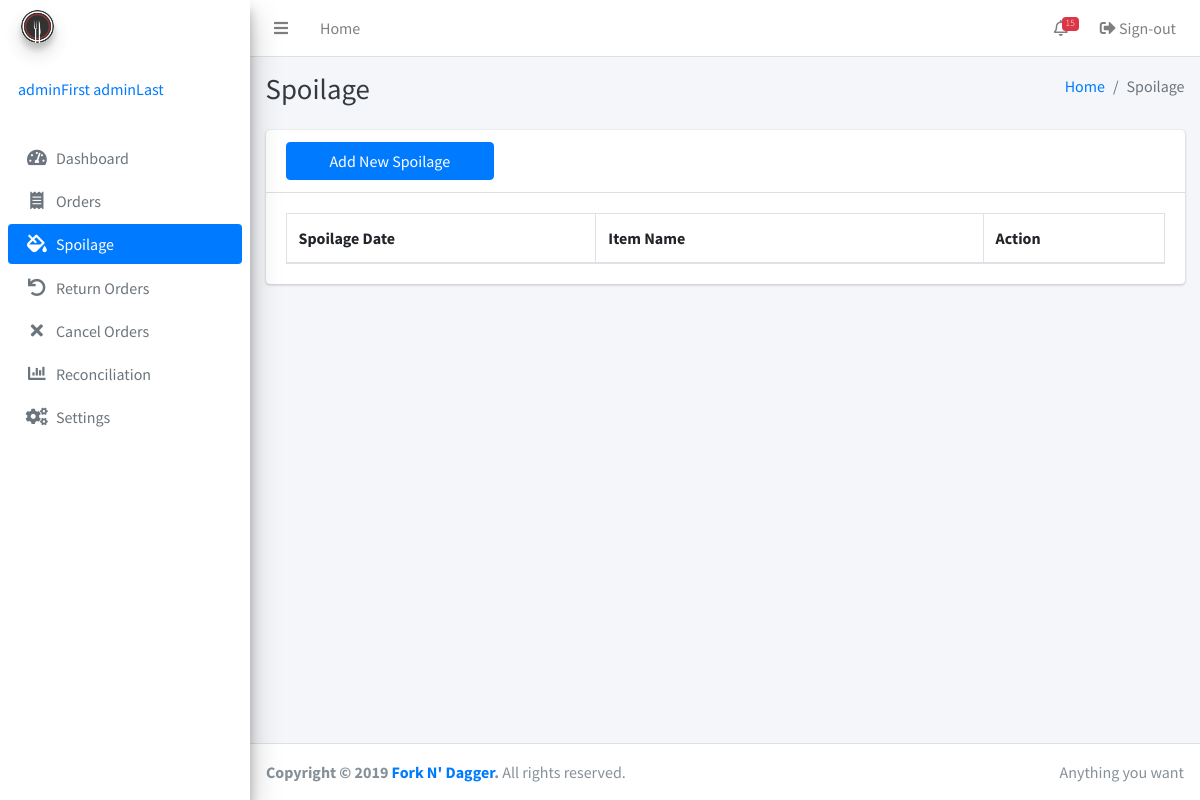
The page /spoilage.php (signed in) on the database as committed earlier.
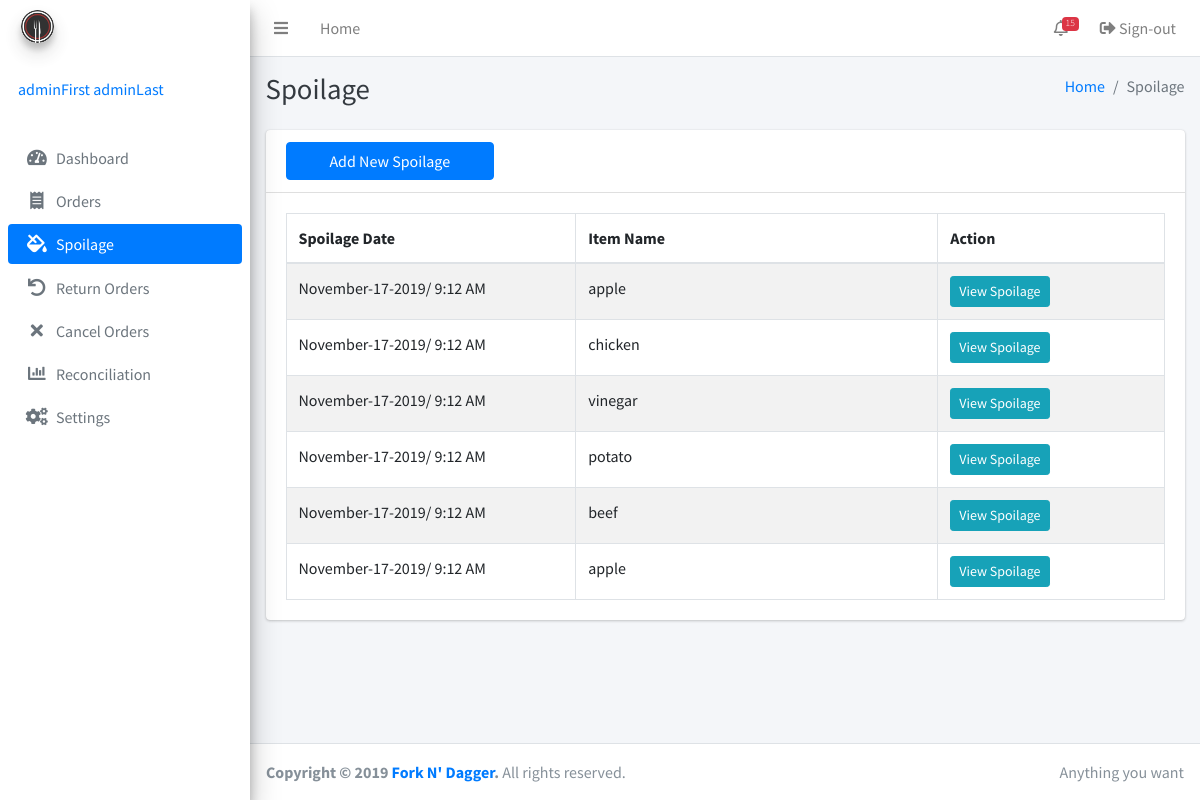
The same page on the database as committed later.
### tables this page shows
CREATE TABLE IF NOT EXISTS `returns` (
  `return_id` bigint(255) NOT NULL AUTO_INCREMENT,
  `inventory_id` bigint(255) DEFAULT NULL,
  `return_type` enum('spoilage','cancel','return') DEFAULT NULL,
  `return_date` timestamp(6) NULL DEFAULT NULL,
  `remarks` varchar(255) DEFAULT NULL,
  PRIMARY KEY (`return_id`)
);

CREATE TABLE IF NOT EXISTS `inventory` (
  `id` bigint(255) NOT NULL AUTO_INCREMENT,
  `itemname` varchar(255) NOT NULL,
  `description` varchar(255) NOT NULL,
  `quantity` int(255) NOT NULL,
  `categoryID` int(255) DEFAULT NULL,
  `unitID` int(255) DEFAULT NULL,
  `timestamp` timestamp(6) NOT NULL,
  `adminID` int(255) NOT NULL,
  PRIMARY KEY (`id`)
);

### spoilage.php (the view, shortened to what this page needs)
<?php include 'inc/session.php'; ?>
<?php include 'inc/header.php'; ?>
<body class="hold-transition sidebar-mini">
<div class="wrapper">
<?php
include 'inc/navbar.php'; ?>
  <div class="content-wrapper">
    <div class="content-header">
      <div class="container-fluid">
        <div class="row mb-2">
          <div class="col-sm-6">
            <h1 class="m-0 text-dark">Spoilage</h1>
          </div>
          <div class="col-sm-6">
            <ol class="breadcrumb float-sm-right">
              <li class="breadcrumb-item"><a href="#">Home</a></li>
              <li class="breadcrumb-item active">Spoilage</li>
            </ol>
          </div>
        </div>
      </div>
    </div>
    <div class="content">
      <div class="container-fluid">
        <div class="row">
          <div class="col-12">
            <div class="card">
              <div class="card-header">
                <div class="row">
                  <div class="col-3">
                  <button type="button" class="btn btn-block btn-primary" data-toggle="modal" data-target="#spoilage">Add New Spoilage</button>
                  </div>
                </div>
              </div>
              <div class="card-body">
                <table class="table table-bordered table-striped display">
                  <thead>
                  <tr>
                    <th width="120">Spoilage Date</th>
                    <th width="150">Item Name</th>
                    <th width="50">Action</th>
                  </tr>
                  </thead>
                  <tbody>
                  <?php
                  $getAllSpoilage = mysqli_query($conn, "SELECT * FROM forkndagger.returns
                  JOIN inventory ON inventory_id = inventory.id");
                  while($row = mysqli_fetch_assoc($getAllSpoilage)) {
                  ?>
                    <tr>
                      <td><?php echo date('F-j-Y/ g:i A',strtotime($row['return_date']));  ?></td>
                      <td><?php echo $row['itemname'] ?></td>
                      <td>
                        <button type="button" class="btn btn-info btn-sm m-0 sendOrderId" data-toggle="modal" data-target="#viewSpoilage" id="<?php echo $row['return_id'] ?>">View Spoilage</button>
                      </td>
                    </tr>
                  <?php
                  }
                  ?>
                  </tbody>
                </table>
              </div>
            </div>
          </div>
        </div>
      </div>
    </div>
  </div>
  <?php include 'inc/footer.php'; ?>
</div>
</body>
</html>

Rows that differ between the two databases and show on the page:
added returns: return_date "November-17-2019/ 9:12 AM", inventory.itemname "apple"
added returns: return_date "November-17-2019/ 9:12 AM", inventory.itemname "chicken"
added returns: return_date "November-17-2019/ 9:12 AM", inventory.itemname "vinegar"
added returns: return_date "November-17-2019/ 9:12 AM", inventory.itemname "potato"
added returns: return_date "November-17-2019/ 9:12 AM", inventory.itemname "beef"
added returns: return_date "November-17-2019/ 9:12 AM", inventory.itemname "apple"
